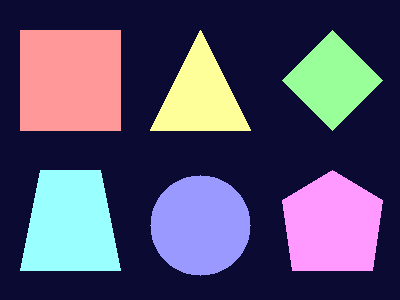
#> input picture caster/shapes_image.png, 400 x 300 px
$ python find_triangle.py
#> lines starting #> are read from the running program, lines starting #| are printed output that depends on the picture; after the words box and inside, x2 and y2 are one past the last pixel; in counts of white or black regions, pixels touching at a corner belong together
import cv2
import numpy as np

img = cv2.imread("shapes_image.png")
#> img is the input picture: shape (300, 400, 3); mean B, G, R 108.6, 78.7, 82.9
img_gray = cv2.cvtColor(img, cv2.COLOR_BGR2GRAY)
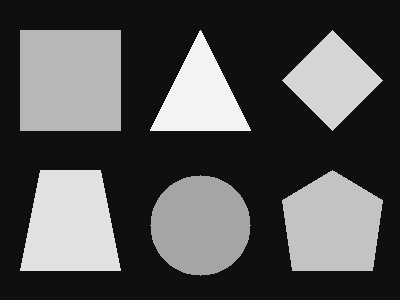
#> img_gray: shape (300, 400); min 15, max 243, mean 83.6
_, threshold = cv2.threshold(img_gray, 125, 255, cv2.THRESH_BINARY) # 画像を二値化
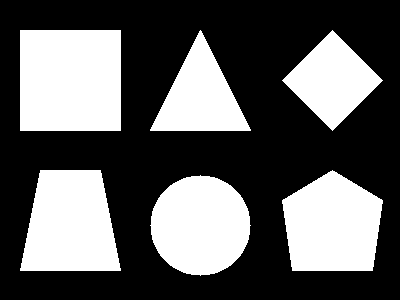
#> threshold: shape (300, 400); 37.1% white; 6 white regions
contours, _ = cv2.findContours(threshold, cv2.RETR_TREE, cv2.CHAIN_APPROX_SIMPLE) # 領域検出
#> contours = 6 contours; box (x1, y1, x2, y2) and area: (20, 30, 121, 131) 10000, (20, 170, 121, 271) 8000, (282, 170, 383, 271) 7800, (150, 175, 251, 276) 7704, (150, 30, 251, 131) 5050, (282, 30, 383, 131) 5000

triangles = 0  # 三角形カウント用
#抽出した領域を1つずつ取り出し輪郭を近似する。三角形の場合、輪郭を赤くする
for cnt in contours:
    epsilon = 0.1*cv2.arcLength(cnt, True)
    approx = cv2.approxPolyDP(cnt, epsilon, True)
    if len(approx) == 3:
        cv2.drawContours(img, [approx], 0, (0, 0, 255), 2)
        triangles += 1
#> this loop made 6 passes
#> (epsilon, approx, triangles) on pass 5: (34.14, [[200, 30], [150, 130], [250, 130]], 1)
#> (epsilon, approx) on passes 1, 2, 3, 4, 6: (32.97, [[200, 175], [150, 225], [200, 275], [250, 225]]), (35.31, [[382, 200], [283, 199], [292, 270], [372, 270]]), (37.66, [[40, 170], [20, 270], [120, 270], [100, 170]]), (28.28, [[332, 30], [282, 80], [332, 130], [382, 80]]), (40, [[20, 30], [20, 130], [120, 130], [120, 30]])
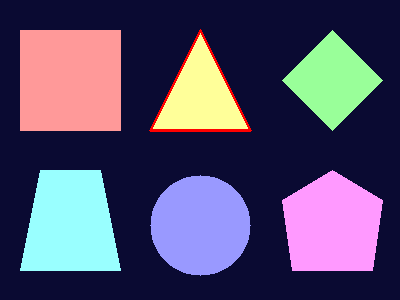
#> img: shape (300, 400, 3); 0.66% of pixels changed, all inside (x1, y1, x2, y2) = (149, 29, 252, 132)
#> after the loop, triangles = 1

print(triangles)  # 三角形の数を表示
#| 1
cv2.imshow("", img)
cv2.waitKey(0)
cv2.destroyAllWindows()
